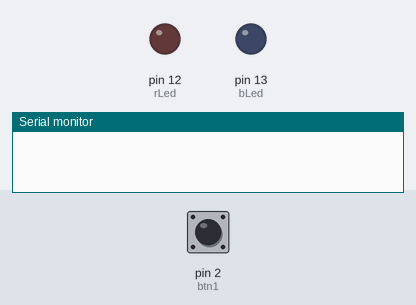
The sketch below on a simulated Arduino Uno, built with avr-gcc and run on an emulated ATmega328P. Shown: output pins drawn as LEDs (lit = HIGH), the last lines printed to the serial monitor. Inputs (shaded band) come from the test bench; at power-on: pin 2 (btn1) HIGH. Random numbers use the default seed unless the sketch sets one.

Above: at 1.2 s.
1.3 s: pin 2 (btn1) pulled LOW for 1 s
At 1.7 s:
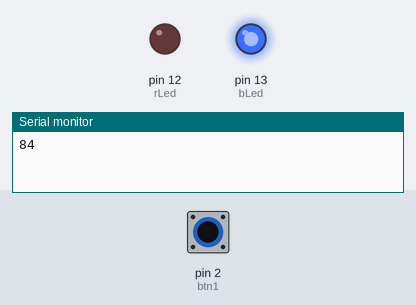
3.8 s: pin 2 (btn1) pulled LOW for 3.2 s
At 4.2 s:
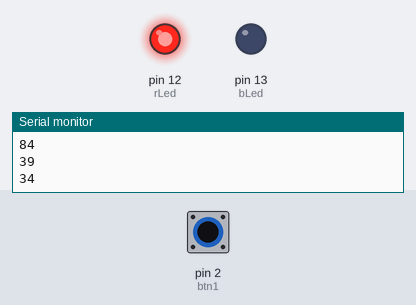
Timing chart, 0 to 8.8 s (numbered marks = the images above; inputs shaded):
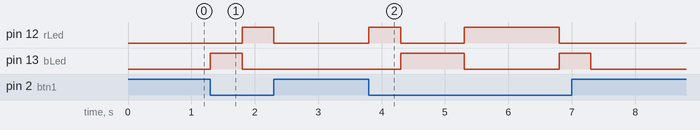

The sketch:

sketch_lab011.ino
```cpp
int probRed = 50;
int rLed = 12;
int bLed = 13;
int btn1 = 2;

void setup() {
  pinMode(rLed, OUTPUT);
  pinMode(bLed, OUTPUT);
  pinMode(btn1, INPUT);
  randomSeed(analogRead(0)); // generate series of random numbers
  Serial.begin(9600);
}

void loop() {
  if (digitalRead(btn1) == LOW) {
    int x = random(100);
    Serial.println(x);
    if (x < probRed) {
      digitalWrite(rLed, HIGH);
      delay(500);
      digitalWrite(rLed, LOW);
    } else {
      digitalWrite(bLed, HIGH);
      delay(500);
      digitalWrite(bLed, LOW);
    }
  }
}
```

Measured:
- after the input at 1.3 s, pin 12 (rLed): LOW → HIGH after 0.50 s, → LOW 0.50 s later; pin 13 (bLed): LOW → HIGH at once, → LOW 0.50 s later
- after the input at 3.8 s, pin 12 (rLed): LOW → HIGH at once, → LOW 0.50 s later, → HIGH 1.0 s later, → LOW 1.5 s later; pin 13 (bLed): LOW → HIGH after 0.50 s, → LOW 1.0 s later, → HIGH 1.5 s later, → LOW 0.50 s later
